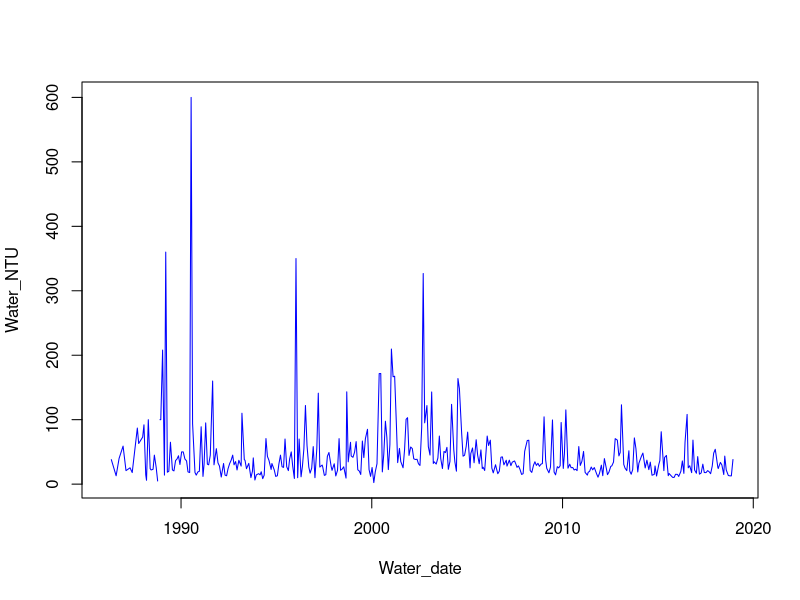

Write R code to recreate this figure.
Water_Data <- read.csv("marine_water_quality.csv")
#This file is from 蒋浩, who also use it for the assignment.
#In this problem, I want to analyze the turbidity (NTU) of this site

#7.1 Clean the data
Water_NTU <- Water_Data$Turbidity..NTU.
Water_NTU[which(Water_NTU == 'N/A')] <- NA
Water_NTU <- as.numeric(Water_NTU)

#7.2
Water_date <- as.Date(Water_Data$Dates)
plot(Water_date,Water_NTU,lwd=1, type = "l", col="blue")

#7.3
max(Water_NTU, na.rm = TRUE)
min(Water_NTU, na.rm = TRUE)
mean(Water_NTU, na.rm = TRUE)
var(Water_NTU, na.rm = TRUE)
quantile(Water_NTU, na.rm = TRUE)
